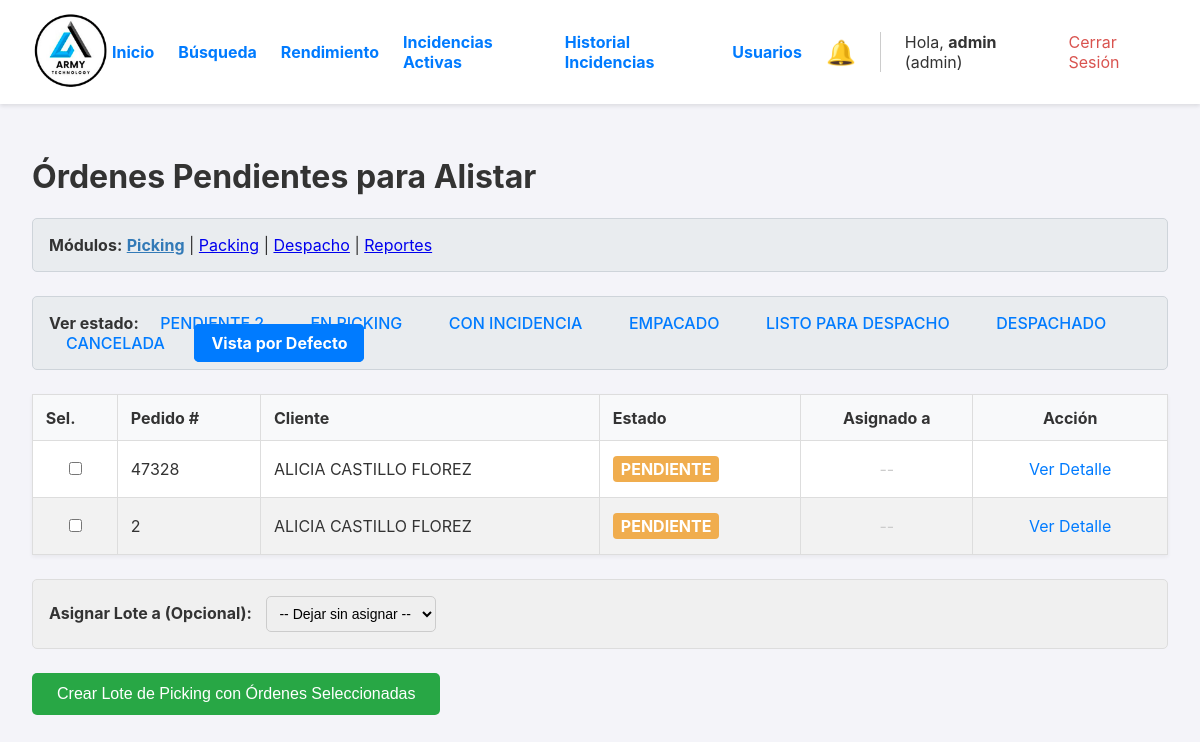
Screenshot of / (signed in) with the database file from the repository.
### app.py (models this page shows, shortened)
class User(UserMixin, db.Model):
    id = db.Column(db.Integer, primary_key=True)
    username = db.Column(db.String(80), unique=True, nullable=False)
    password_hash = db.Column(db.String(256), nullable=False)
    role = db.Column(db.String(20), nullable=False, default='operario') # Roles: operario, admin
    transportista = db.Column(db.String(100), nullable=True)
    numero_seguimiento = db.Column(db.String(100), nullable=True)
    fecha_despacho = db.Column(db.DateTime, nullable=True)

class Orden(db.Model):
    id = db.Column(db.Integer, primary_key=True)
    numero_pedido = db.Column(db.String(50), unique=True, nullable=False)
    cliente_nombre = db.Column(db.String(200), nullable=False)
    cliente_direccion = db.Column(db.String(300), nullable=True)
    estado = db.Column(db.String(20), nullable=False, default='PENDIENTE')
    fecha_creacion = db.Column(db.DateTime, nullable=False, default=datetime.datetime.utcnow)
    lote_id = db.Column(db.Integer, db.ForeignKey('lote_picking.id'), nullable=True)
    items = db.relationship('ItemOrden', backref='orden', lazy=True, cascade="all, delete-orphan")
    fecha_creacion = db.Column(db.DateTime, nullable=False, default=datetime.datetime.utcnow)
    fecha_inicio_picking = db.Column(db.DateTime, nullable=True) # Cuando se asigna a un lote
    fecha_fin_picking = db.Column(db.DateTime, nullable=True)    # Cuando el lote se completa
    fecha_fin_packing = db.Column(db.DateTime, nullable=True)    # Cuando se finaliza el packing
    fecha_despacho = db.Column(db.DateTime, nullable=True)       # Cuando se despacha
    packer_id = db.Column(db.Integer, db.ForeignKey('user.id', ondelete='SET NULL'), nullable=True)
    packer = db.relationship('User', foreign_keys=[packer_id])
    devolucion_confirmada = db.Column(db.Boolean, default=False, nullable=False)

### app.py (the view, shortened to what this page needs)
@app.route('/')
@login_required
def dashboard():
    estados_posibles = ['PENDIENTE', 'EN_PICKING', 'CON_INCIDENCIA', 'EMPACADO', 'LISTO_PARA_DESPACHO', 'DESPACHADO', 'CANCELADA']
    estado_filtro = request.args.get('estado')
    ordenes_canceladas_para_devolver = []
    if current_user.role == 'admin':
        query_base = Orden.query
        if estado_filtro:
            query_base = query_base.filter(Orden.estado == estado_filtro)
        else:
            query_base = query_base.filter(Orden.estado.in_(['PENDIENTE', 'EN_PICKING']))
    ordenes = query_base.order_by(Orden.fecha_creacion.desc()).all()
    operarios = User.query.filter_by(role='operario').order_by(User.username).all()
    return render_template('dashboard.html',
                           ordenes=ordenes,
                           operarios=operarios,
                           estados=estados_posibles,
                           filtro_actual=estado_filtro,
                           ordenes_a_devolver=ordenes_canceladas_para_devolver)

### app.py (called while the page is built)
@login_manager.user_loader
def load_user(user_id):
    return User.query.get(int(user_id))

### templates/dashboard.html (shortened to what this page needs)
{% extends "layout.html" %}
{% block content %}
    <h1>Órdenes Pendientes para Alistar</h1>
    <div class="navegacion-modulos">
        <strong>Módulos:</strong>
        <a href="{{ url_for('dashboard') }}" style="font-weight: bold; color: #337ab7;">Picking</a> |
        <a href="{{ url_for('dashboard_packing') }}">Packing</a> |
        <a href="{{ url_for('dashboard_despacho') }}">Despacho</a>
        {% if current_user.role == 'admin' %}
        | <a href="{{ url_for('reportes_y_busqueda') }}">Reportes</a>
        {% endif %}
    </div>
    <div class="filtros-container">
        <strong>Ver estado:</strong>
        <a href="{{ url_for('dashboard', estado='PENDIENTE') }}" class="{{ 'activo' if (filtro_actual == 'PENDIENTE' or not filtro_actual and current_user.role != 'admin') else '' }}">
           PENDIENTE <span id="pendientes-badge" style="display: none;">0</span>
        </a>
        {% for estado in estados if estado != 'PENDIENTE' %}
            <a href="{{ url_for('dashboard', estado=estado) }}" class="{{ 'activo' if filtro_actual == estado else '' }}">{{ estado.replace('_', ' ') }}</a>
        {% endfor %}
        <a href="{{ url_for('dashboard') }}" class="{{ 'activo' if not filtro_actual and current_user.role == 'admin' else '' }}">Vista por Defecto</a>
    </div>
    <form action="{{ url_for('crear_lote') }}" method="POST">
        <table>
            <thead>
                <tr>
                    <th>Sel.</th>
                    <th>Pedido #</th>
                    <th>Cliente</th>
                    <th>Estado</th>
                    <th style="text-align: center;">Asignado a</th>
                    <th style="text-align: center;">Acción</th>
                </tr>
            </thead>
            <tbody>
                {% for orden in ordenes %}
                    <tr class="{{ 'orden-cancelada' if orden.estado == 'CANCELADA' else '' }}">
                        <td data-label="Seleccionar" style="text-align: center;">
                            {% if orden.estado == 'PENDIENTE' %}
                                <input type="checkbox" name="orden_id" value="{{ orden.id }}">
                            {% endif %}
                        </td>
                        <td data-label="Pedido #">{{ orden.numero_pedido }}</td>
                        <td data-label="Cliente">{{ orden.cliente_nombre }}</td>
                        <td data-label="Estado">
                            <span class="estado estado-{{ orden.estado }}">{{ orden.estado.replace('_', ' ') }}</span>
                        </td>
                        <td data-label="Asignado a" style="text-align: center;">
                            {% if orden.lote and orden.lote.operario %}
                                <strong>{{ orden.lote.operario.username }}</strong>
                            {% else %}
                                <span style="color: #ccc;">--</span>
                            {% endif %}
                        </td>
                        <td data-label="Acción" style="text-align: center;">
                            {% if orden.estado == 'EN_PICKING' and orden.lote and (current_user.role == 'admin' or (orden.lote.operario and current_user.id == orden.lote.operario_id)) %}
                                <a href="{{ url_for('detalle_lote', lote_id=orden.lote_id) }}" class="action-link action-link-picking">Continuar Picking</a>
                            {% else %}
                                <a href="{{ url_for('detalle_orden', orden_id=orden.id) }}" class="action-link">Ver Detalle</a>
                            {% endif %}
                        </td>
                    </tr>
                {% else %}
                    <tr>
                        <td colspan="6" style="text-align: center; padding: 2em;">
                            No hay órdenes que coincidan con el filtro actual.
                        </td>
                    </tr>
                {% endfor %}
            </tbody>
        </table>
        {% if ordenes | selectattr('estado', 'equalto', 'PENDIENTE') | list %}
            {% if current_user.role == 'admin' and operarios %}
            <div class="asignacion-container">
                <label for="operario_id">Asignar Lote a (Opcional):</label>
                <select name="operario_id" id="operario_id">
                    <option value="">-- Dejar sin asignar --</option>
                </select>
            </div>
            {% endif %}
            <button type="submit" class="submit-btn">Crear Lote de Picking con Órdenes Seleccionadas</button>
        {% endif %}
    </form>
{% endblock %}

### templates/layout.html (shortened to what this page needs)
<!DOCTYPE html>
<html lang="es">
<head>
</head>
<body>
    <header>
        <div class="logo">
            <a href="{{ url_for('dashboard') }}">
                <img src="{{ url_for('static', filename='img/logo.png') }}" alt="Logo de la Empresa">
            </a>
        </div>
        <nav class="nav">
             {% if current_user.is_authenticated %}
                {% if current_user.role == 'admin' %}
                    <div class="nav-admin-links">
                        <a href="{{ url_for('dashboard') }}">Inicio</a>
                        <a href="{{ url_for('reportes_y_busqueda') }}">Búsqueda</a>
                        <a href="{{ url_for('reporte_operarios') }}">Rendimiento</a>
                        <a href="{{ url_for('gestionar_incidencias') }}">Incidencias Activas</a>
                        <a href="{{ url_for('historial_incidencias') }}">Historial Incidencias</a>
                        <a href="{{ url_for('gestionar_usuarios') }}">Usuarios</a>
                        <a href="{{ url_for('gestionar_incidencias') }}" id="nav-incidencias-link" style="position: relative; text-decoration:none;" title="Ver incidencias pendientes">
                            <span style="font-size: 1.5rem;">🔔</span>
                        </a>
                    </div>
                {% endif %}
                <div class="user-info">
                    <span>Hola, <strong>{{ current_user.username }}</strong> ({{ current_user.role }})</span>
                    <a href="{{ url_for('logout') }}" style="color: #d9534f;">Cerrar Sesión</a>
                </div>
             {% endif %}
        </nav>
    </header>
    <main>
        {% block content %}{% endblock %}
    </main>
</body>
</html>

### templates/layout.html (style rules this page uses)
body { font-family: -apple-system, BlinkMacSystemFont, "Segoe UI", Roboto, "Helvetica Neue", Arial, sans-serif; margin: 0; background-color: #f4f4f9; color: #333; }
header { background-color: #fff; padding: 10px 2em; display: flex; justify-content: space-between; align-items: center; box-shadow: 0 2px 4px rgba(0,0,0,0.1); position: sticky; top: 0; z-index: 100; }
.logo img { height: 80px; }
.nav { display: flex; align-items: center; gap: 1em; }
.nav-admin-links { display: flex; align-items: center; gap: 1.5em; font-weight: bold; border-right: 1px solid #ccc; padding-right: 1.5em; margin-right: 0.5em; }
.nav-admin-links a, .user-info a { text-decoration: none; color: #007bff; }
.user-info { display: flex; align-items: center; gap: 1em; }
main { padding: 2em; }
* { box-sizing: border-box; }
main { padding: 1em; }
@media (min-width: 768px) { main { padding: 2em; } }

### templates/dashboard.html (style rules this page uses)
.estado { font-weight: bold; padding: 0.2em 0.5em; border-radius: 4px; color: white; display: inline-block; text-transform: capitalize; }
.estado-PENDIENTE { background-color: #f0ad4e; }
table { width: 100%; border-collapse: collapse; margin-top: 1em; background-color: white; box-shadow: 0 2px 4px rgba(0,0,0,0.05); }
th, td { border: 1px solid #ddd; padding: 0.8em; text-align: left; vertical-align: middle; }
th { background-color: #f8f9fa; }
tr:nth-child(even) { background-color: #f2f2f2; }
.action-link { color: #007bff; text-decoration: none; padding: 5px 10px; border-radius: 4px; display: inline-block; text-align: center; }
.submit-btn { margin-top: 1.5em; padding: 12px 25px; font-size: 16px; background-color: #28a745; color: white; border: none; border-radius: 5px; cursor: pointer; transition: background-color 0.2s; }
.navegacion-modulos, .filtros-container { margin-bottom: 1.5em; padding: 1em; background-color: #e9ecef; border-radius: 5px; border: 1px solid #ced4da; }
.filtros-container a { text-decoration: none; color: #007bff; padding: 0.5rem 1rem; border-radius: 5px; margin-right: 0.5rem; border: 1px solid transparent; font-weight: 500; }
.filtros-container a.activo { background-color: #007bff; color: white; font-weight: bold; border-color: #007bff; }
.asignacion-container { margin-top: 1.5em; padding: 1em; background: #f0f0f0; border-radius: 5px; border: 1px solid #ddd; }
.asignacion-container label { font-weight: bold; margin-right: 10px; }
.asignacion-container select { padding: 8px; border-radius: 5px; border: 1px solid #ccc; font-size: 14px; }

### rows the page displays
User: username "admin", role "admin"
Orden: numero_pedido "47328", cliente_nombre "ALICIA CASTILLO FLOREZ", estado.replace "PENDIENTE"
Orden: numero_pedido "2", cliente_nombre "ALICIA CASTILLO FLOREZ", estado.replace "PENDIENTE"

### other values shown
{{ estado.replace('_', ' ') }} "EN PICKING" "CON INCIDENCIA" "EMPACADO" "LISTO PARA DESPACHO" "DESPACHADO" "CANCELADA"
